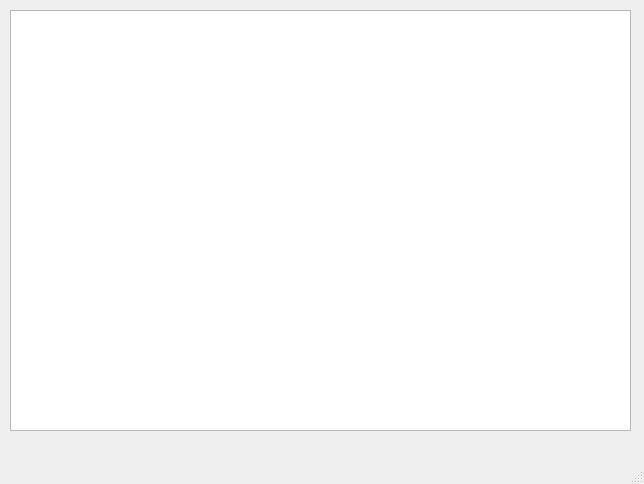
<?xml version="1.0" encoding="UTF-8"?>
<ui version="4.0">
 <class>MainWindow</class>
 <widget class="QMainWindow" name="MainWindow">
  <property name="geometry">
   <rect>
    <x>0</x>
    <y>0</y>
    <width>644</width>
    <height>484</height>
   </rect>
  </property>
  <property name="windowTitle">
   <string>MainWindow</string>
  </property>
  <widget class="QWidget" name="centralwidget">
   <widget class="QTableWidget" name="tableWidget">
    <property name="geometry">
     <rect>
      <x>10</x>
      <y>10</y>
      <width>621</width>
      <height>421</height>
     </rect>
    </property>
   </widget>
  </widget>
  <widget class="QMenuBar" name="menubar">
   <property name="geometry">
    <rect>
     <x>0</x>
     <y>0</y>
     <width>644</width>
     <height>21</height>
    </rect>
   </property>
  </widget>
  <widget class="QStatusBar" name="statusbar"/>
 </widget>
 <resources/>
 <connections/>
</ui>
